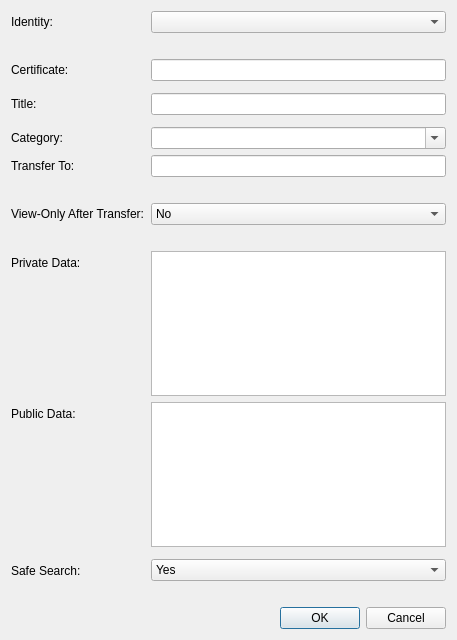
<?xml version="1.0" encoding="UTF-8"?>
<ui version="4.0">
 <class>EditCertDialog</class>
 <widget class="QDialog" name="EditCertDialog">
  <property name="geometry">
   <rect>
    <x>0</x>
    <y>0</y>
    <width>457</width>
    <height>640</height>
   </rect>
  </property>
  <property name="windowTitle">
   <string>Edit Cert</string>
  </property>
  <layout class="QVBoxLayout" name="verticalLayout">
   <item>
    <layout class="QFormLayout" name="formLayout">
     <property name="fieldGrowthPolicy">
      <enum>QFormLayout::AllNonFixedFieldsGrow</enum>
     </property>
     <item row="0" column="0">
      <widget class="QLabel" name="label">
       <property name="text">
        <string>Identity:</string>
       </property>
      </widget>
     </item>
     <item row="0" column="1">
      <widget class="QComboBox" name="identityEdit"/>
     </item>
     <item row="1" column="1">
      <widget class="QLabel" name="identityDisclaimer">
       <property name="text">
        <string/>
       </property>
      </widget>
     </item>
     <item row="2" column="0">
      <widget class="QLabel" name="certLabel">
       <property name="text">
        <string>Certificate:</string>
       </property>
       <property name="buddy">
        <cstring>certEdit</cstring>
       </property>
      </widget>
     </item>
     <item row="2" column="1">
      <widget class="QLineEdit" name="certEdit">
       <property name="toolTip">
        <string>The value associated with this certificate.</string>
       </property>
      </widget>
     </item>
     <item row="3" column="1">
      <layout class="QVBoxLayout" name="verticalLayout_2"/>
     </item>
     <item row="4" column="0">
      <widget class="QLabel" name="label_2">
       <property name="text">
        <string>Title:</string>
       </property>
       <property name="buddy">
        <cstring>nameEdit</cstring>
       </property>
      </widget>
     </item>
     <item row="4" column="1">
      <widget class="QLineEdit" name="nameEdit">
       <property name="toolTip">
        <string>The certificate name.</string>
       </property>
      </widget>
     </item>
     <item row="5" column="1">
      <layout class="QVBoxLayout" name="verticalLayout_3"/>
     </item>
     <item row="6" column="0">
      <widget class="QLabel" name="label_3">
       <property name="text">
        <string>Category:</string>
       </property>
      </widget>
     </item>
     <item row="6" column="1">
      <widget class="QComboBox" name="categoryEdit">
       <property name="editable">
        <bool>true</bool>
       </property>
      </widget>
     </item>
     <item row="7" column="0">
      <widget class="QLabel" name="transferLabel">
       <property name="text">
        <string>Transfer To:</string>
       </property>
       <property name="wordWrap">
        <bool>true</bool>
       </property>
      </widget>
     </item>
     <item row="7" column="1">
      <widget class="QLineEdit" name="transferEdit"/>
     </item>
     <item row="8" column="1">
      <widget class="QLabel" name="transferDisclaimer">
       <property name="text">
        <string/>
       </property>
       <property name="wordWrap">
        <bool>true</bool>
       </property>
      </widget>
     </item>
     <item row="9" column="0">
      <widget class="QLabel" name="viewOnlyLabel">
       <property name="text">
        <string>View-Only After Transfer:</string>
       </property>
      </widget>
     </item>
     <item row="9" column="1">
      <widget class="QComboBox" name="viewOnlyBox">
       <item>
        <property name="text">
         <string>No</string>
        </property>
       </item>
       <item>
        <property name="text">
         <string>Yes</string>
        </property>
       </item>
      </widget>
     </item>
     <item row="10" column="1">
      <widget class="QLabel" name="viewOnlyDisclaimer">
       <property name="text">
        <string/>
       </property>
       <property name="wordWrap">
        <bool>true</bool>
       </property>
      </widget>
     </item>
     <item row="11" column="0">
      <widget class="QLabel" name="certDataLabel">
       <property name="text">
        <string>Private Data:</string>
       </property>
      </widget>
     </item>
     <item row="11" column="1">
      <widget class="QTextEdit" name="certDataEdit"/>
     </item>
     <item row="12" column="0">
      <widget class="QLabel" name="certPubDataLabel">
       <property name="text">
        <string>Public Data:</string>
       </property>
      </widget>
     </item>
     <item row="12" column="1">
      <widget class="QTextEdit" name="certPubDataEdit"/>
     </item>
     <item row="13" column="1">
      <layout class="QVBoxLayout" name="verticalLayout_5"/>
     </item>
     <item row="14" column="0">
      <widget class="QLabel" name="labelSafeSearch">
       <property name="text">
        <string>Safe Search:</string>
       </property>
      </widget>
     </item>
     <item row="14" column="1">
      <layout class="QVBoxLayout" name="verticalLayout_6">
       <item>
        <widget class="QComboBox" name="safeSearchEdit">
         <item>
          <property name="text">
           <string>Yes</string>
          </property>
         </item>
         <item>
          <property name="text">
           <string>No</string>
          </property>
         </item>
        </widget>
       </item>
       <item>
        <widget class="QLabel" name="safeSearchDisclaimer">
         <property name="text">
          <string/>
         </property>
         <property name="wordWrap">
          <bool>true</bool>
         </property>
        </widget>
       </item>
      </layout>
     </item>
    </layout>
   </item>
   <item>
    <widget class="QDialogButtonBox" name="buttonBox">
     <property name="orientation">
      <enum>Qt::Horizontal</enum>
     </property>
     <property name="standardButtons">
      <set>QDialogButtonBox::Cancel|QDialogButtonBox::Ok</set>
     </property>
    </widget>
   </item>
  </layout>
 </widget>
 <resources/>
 <connections>
  <connection>
   <sender>buttonBox</sender>
   <signal>accepted()</signal>
   <receiver>EditCertDialog</receiver>
   <slot>accept()</slot>
   <hints>
    <hint type="sourcelabel">
     <x>248</x>
     <y>254</y>
    </hint>
    <hint type="destinationlabel">
     <x>157</x>
     <y>274</y>
    </hint>
   </hints>
  </connection>
  <connection>
   <sender>buttonBox</sender>
   <signal>rejected()</signal>
   <receiver>EditCertDialog</receiver>
   <slot>reject()</slot>
   <hints>
    <hint type="sourcelabel">
     <x>316</x>
     <y>260</y>
    </hint>
    <hint type="destinationlabel">
     <x>286</x>
     <y>274</y>
    </hint>
   </hints>
  </connection>
 </connections>
</ui>
